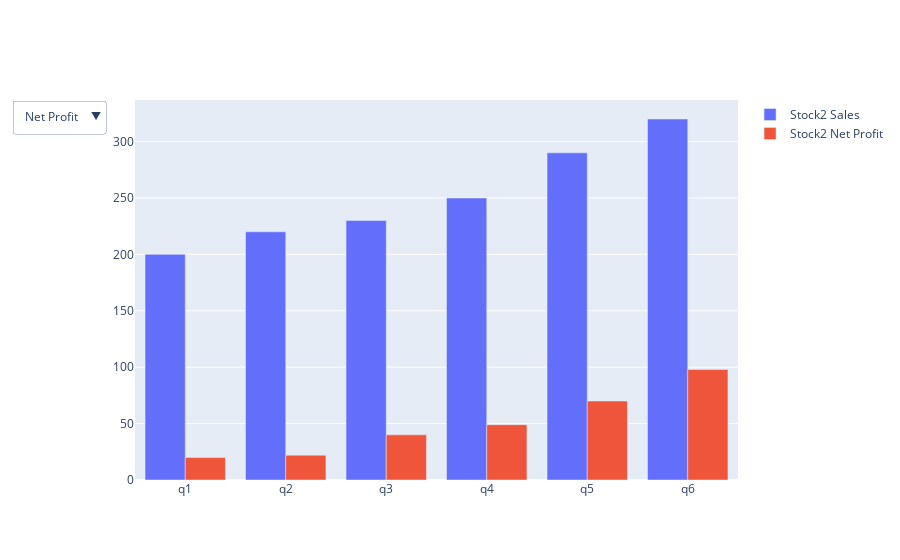

This figure's notebook cell:
### Code cell
fig = go.Figure()

# List of quarters
x = df.columns[2:]

# Add traces for each metric
for result in df['quarterly_result'].unique():
    for stock in df['stockname'].unique():
        fig.add_trace(go.Bar(
            x=x,
            y=df[(df['stockname'] == stock) & (df['quarterly_result'] == result)].iloc[0, 2:],
            name=f'{stock} {result}'
        ))

# Add buttons to toggle the visibility
buttons = [{'label': label, 'method': 'update',
            'args': [{'visible': [True if label == i else False for i in df['quarterly_result']]}]}
           for label in df['quarterly_result'].unique()]

updatemenus = [{'buttons': buttons,
                'direction': "down",
                'showactive': True, }]

# update layout with buttons, and show the figure
fig.update_layout(updatemenus=updatemenus)
fig.show()

### Figure 1 — Plotly figure (JSON) as saved in the notebook; plotly's stock layout.template omitted (floating-point values rounded to 4 significant figures)
{"data": [{"name": "Stock1 Sales", "type": "bar", "visible": false, "x": ["q1", "q2", "q3", "q4", "q5", "q6"], "y": [100, 110, 120, 130, 160, 200]}, {"name": "Stock2 Sales", "type": "bar", "visible": true, "x": ["q1", "q2", "q3", "q4", "q5", "q6"], "y": [200, 220, 230, 250, 290, 320]}, {"name": "Stock1 Net Profit", "type": "bar", "visible": false, "x": ["q1", "q2", "q3", "q4", "q5", "q6"], "y": [10, 20.6, -20, 40.5, 60.9, 88]}, {"name": "Stock2 Net Profit", "type": "bar", "visible": true, "x": ["q1", "q2", "q3", "q4", "q5", "q6"], "y": [20, 22, 40, 49, 70, 98]}], "layout": {"autosize": true, "updatemenus": [{"active": 1, "buttons": [{"args": [{"visible": [true, false, true, false]}], "label": "Sales", "method": "update"}, {"args": [{"visible": [false, true, false, true]}], "label": "Net Profit", "method": "update"}], "direction": "down", "showactive": true}], "xaxis": {"autorange": true, "range": [-0.5, 5.5], "type": "category"}, "yaxis": {"autorange": true, "range": [0, 336.8], "type": "linear"}}}
